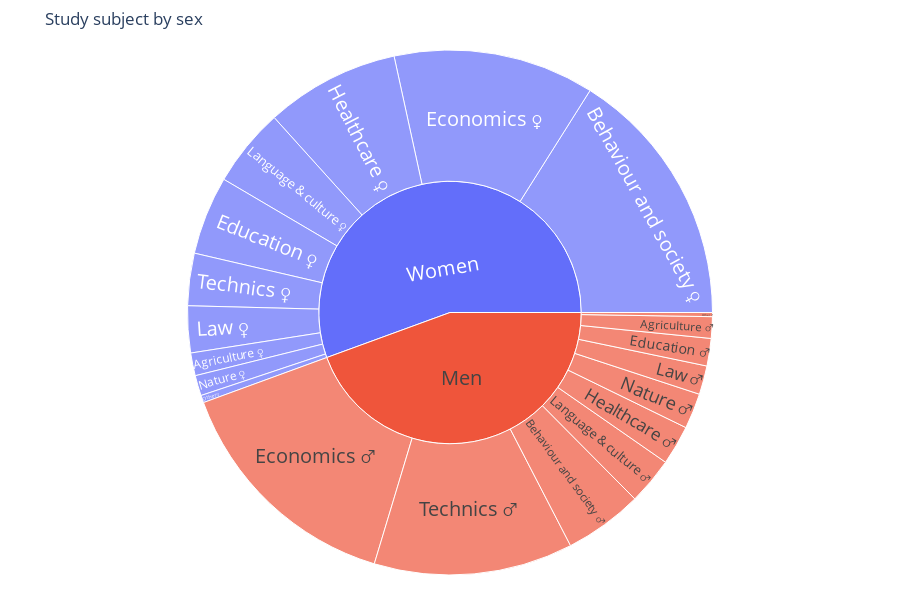

Notebook cell for this chart:
### Markdown cell above
## Wage comparison per degree type

### Code cell
%run ../notebooks/sunburst.ipynb

### Figure 1 — Plotly figure (JSON) as saved in the notebook; plotly's stock layout.template omitted (floating-point values rounded to 4 significant figures)
{"data": [{"branchvalues": "total", "insidetextfont": {"size": 20}, "labels": ["Men", "Economics ♂", "Behaviour and society ♂", "Healthcare ♂", "Agriculture ♂", "Nature ♂", "Education ♂", "Law ♂", "Other ♂", "Language & culture ♂", "Technics ♂", "Women", "Economics ♀", "Behaviour and society ♀", "Healthcare ♀", "Agriculture ♀", "Nature ♀", "Education ♀", "Law ♀", "Other ♀", "Language & culture ♀", "Technics ♀"], "parents": ["", "Men", "Men", "Men", "Men", "Men", "Men", "Men", "Men", "Men", "Men", "", "Women", "Women", "Women", "Women", "Women", "Women", "Women", "Women", "Women", "Women"], "type": "sunburst", "values": [35170, 11690, 3830, 1930, 1050, 1730, 1340, 1400, 200, 2300, 9700, 44000, 9800, 12700, 6540, 1110, 990, 3830, 2280, 360, 3840, 2550]}], "layout": {"height": 600, "margin": {"b": 25, "l": 25, "r": 25, "t": 50}, "title": {"text": "Study subject by sex"}}}
